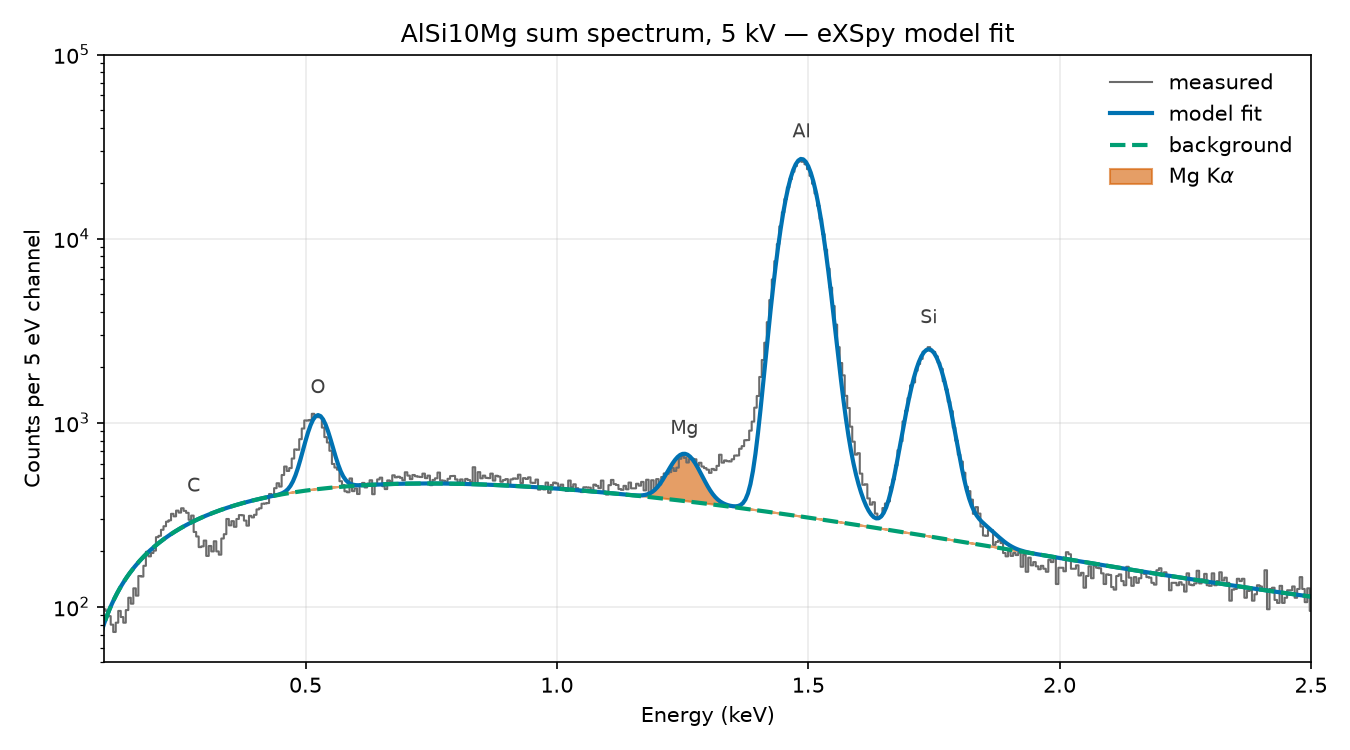

The script that saved this image:
# Calibrated k-factor quantification of a real AlSi10Mg SEM-EDS sum spectrum
# (Apreo SEM, EDAX Octane Plus, 5 kV, live time 327.7 s, takeoff 35.1 deg).
#
# k-factors are sensitivity factors valid ONLY for the exact acquisition
# conditions (kV, detector, geometry) AND the exact fitting procedure that
# produced the calibration intensities. Calibrate them once against a spectrum
# of KNOWN composition, then reuse on other spectra measured the same way.
# Replace KNOWN_WT with certified-standard values for standards-based numbers;
# the vendor eZAF result is used here only as a placeholder reference.
import numpy as np
import matplotlib.pyplot as plt
import hyperspy.api as hs

CSV = "scripts/AlSi10Mg_EDS_Map_1.csv"
BEAM_KV, LIVE_TIME, TAKEOFF, RES_MNKA = 5.0, 327.7, 35.1, 127.9
ELEMENTS = ["Al", "C", "Mg", "O", "Si"]
# calibration composition for the SAME spectrum (EDAX eZAF, Report.pdf p.5)
KNOWN_WT = {"Al_Ka": 84.24, "C_Ka": 1.99, "Mg_Ka": 0.94, "O_Ka": 1.68, "Si_Ka": 11.15}

data = np.loadtxt(CSV, delimiter=",")
s = hs.signals.Signal1D(data[:, 1])
s.set_signal_type("EDS_SEM")
ax = s.axes_manager.signal_axes[0]
ax.name, ax.units, ax.scale, ax.offset = "Energy", "keV", data[1, 0] - data[0, 0], data[0, 0]
s.set_microscope_parameters(
    beam_energy=BEAM_KV, live_time=LIVE_TIME, elevation_angle=TAKEOFF,
    energy_resolution_MnKa=RES_MNKA,
)
s.add_elements(ELEMENTS)
s.add_lines()

# fit only the physical range: above the noise cutoff, below the Duane-Hunt limit (= beam kV)
s = s.isig[0.045:BEAM_KV]
s.estimate_poissonian_noise_variance()
variance = s.metadata.Signal.Noise_properties.variance
variance.data = np.clip(variance.data, 1, None)  # zero-count channels get infinite weight otherwise

m = s.create_model()
m.fit_background()
for c in m:
    if hasattr(c, "A"):
        c.A.bmin = 0.0  # forbid negative peak areas
m.fit(bounded=True)

fitted = m.get_lines_intensity()
counts = {f.metadata.Sample.xray_lines[0]: float(f.data.sum()) for f in fitted}

# component curves evaluated through the model's own path (component.function()
# evaluates against a different internal axis normalisation and gives wrong values)
for c in m:
    c.active = "background" in c.name
background = m.as_signal().data
for c in m:
    c.active = "background" in c.name or c.name == "Mg_Ka"
mg_curve = m.as_signal().data
for c in m:
    c.active = True

# Currie detection check: net counts vs 3*sqrt(2B) with B taken +/- 1.2 FWHM around the line
energy = s.axes_manager.signal_axes[0].axis
for ln in counts:
    comp = m[ln]
    window = np.abs(energy - comp.centre.value) < 1.2 * comp.fwhm
    B = float(background[window].sum())
    print(f"{ln}: net={counts[ln]:9.0f}  bg_under_peak={B:8.0f}  "
          f"significance={counts[ln] / np.sqrt(2 * B):7.1f} sigma  "
          f"(detected: {counts[ln] > 3 * np.sqrt(2 * B)})")

# calibrate k-factors (relative to Al) from the known composition, then apply.
# On the calibration spectrum this reproduces KNOWN_WT by construction; the value
# is reusing these k-factors on OTHER spectra taken under identical conditions.
used = [ln for ln in counts if counts[ln] > 0]
k = {ln: KNOWN_WT[ln] / counts[ln] for ln in used}
k = {ln: v / k["Al_Ka"] for ln, v in k.items()}
print("\ncalibrated k-factors (Al=1):", {ln: round(v, 3) for ln, v in k.items()})

total = sum(k[ln] * counts[ln] for ln in used)
wt = {ln: 100 * k[ln] * counts[ln] / total for ln in used}
print("wt% =", {ln: round(v, 2) for ln, v in wt.items()})

fig, axp = plt.subplots(figsize=(9, 5))
axp.plot(energy, s.data, color="#6b6b6b", lw=1, drawstyle="steps-mid", label="measured")
axp.plot(energy, m.as_signal().data, color="#0072B2", lw=2, label="model fit")
axp.plot(energy, background, color="#009E73", lw=2, ls="--", label="background")
axp.fill_between(energy, background, mg_curve, color="#D55E00", alpha=0.6, label="Mg K$\\alpha$")
for ln in counts:
    comp = m[ln]
    peak_top = s.data[np.abs(energy - comp.centre.value).argmin()]
    axp.annotate(ln.replace("_Ka", ""), (comp.centre.value, peak_top * 1.35),
                 ha="center", fontsize=9, color="#404040")
axp.set(xlim=(0.1, 2.5), yscale="log", ylim=(50, 1e5),
        xlabel="Energy (keV)", ylabel="Counts per 5 eV channel",
        title="AlSi10Mg sum spectrum, 5 kV — eXSpy model fit")
axp.legend(frameon=False, loc="upper right")
axp.grid(alpha=0.25)
fig.tight_layout()
fig.savefig("scripts/eds_kfactor_quant.png", dpi=150)
